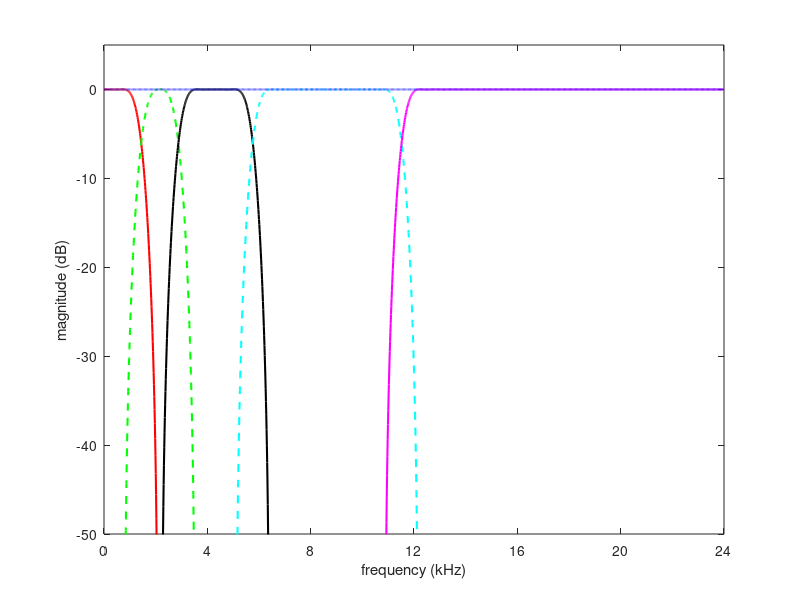
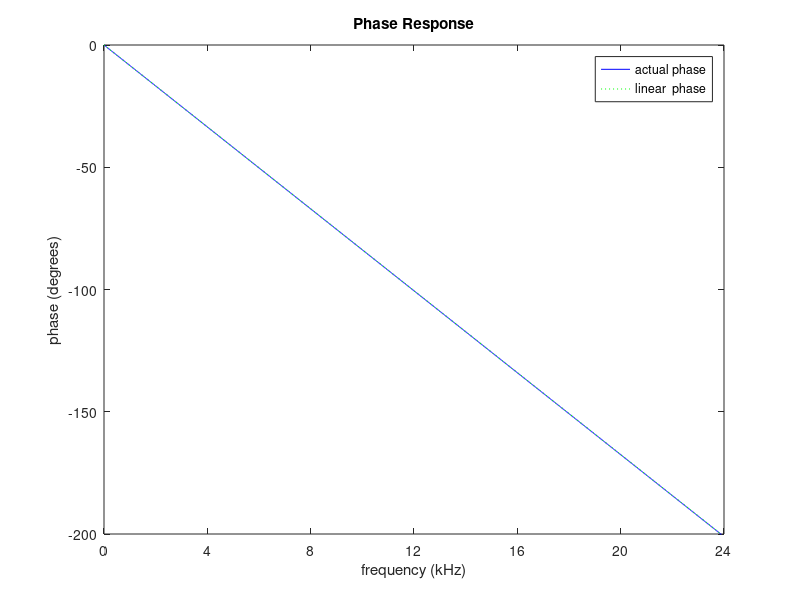
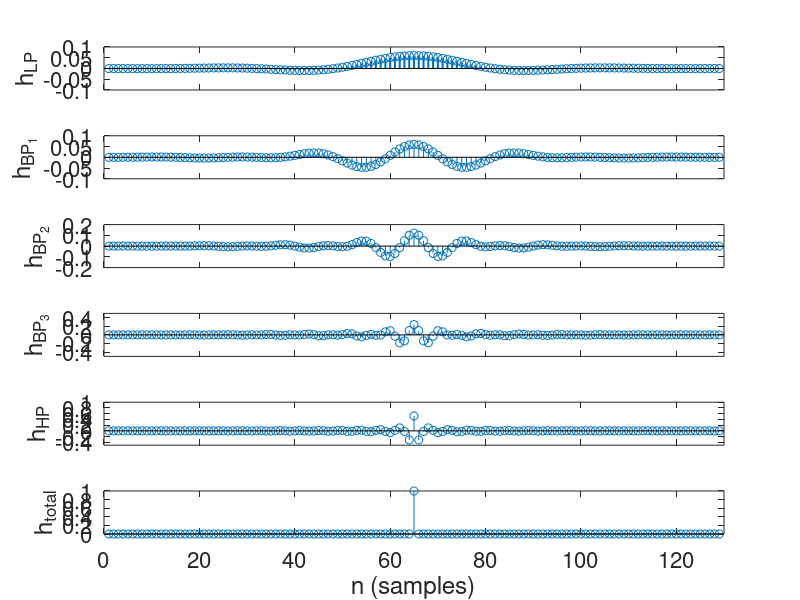
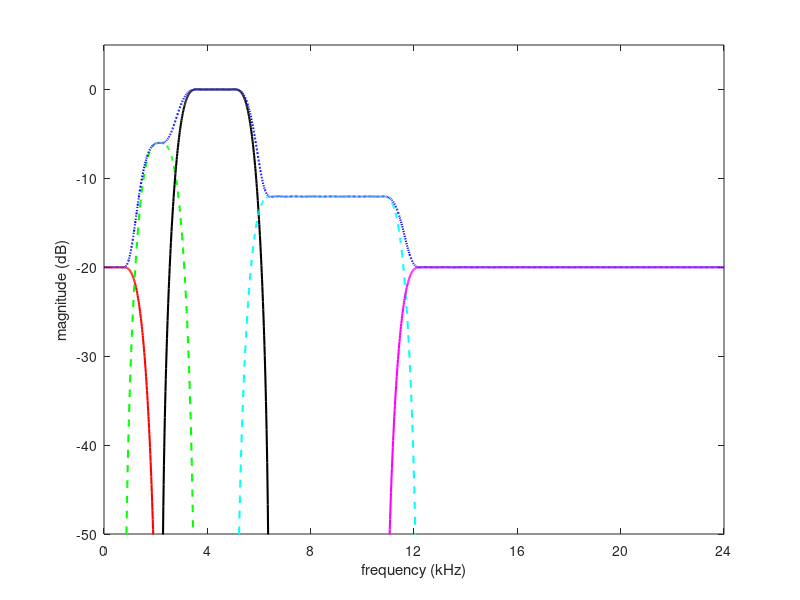

Write the MATLAB code that produced these figures, in order.
%//////////////////////////////////////////////////////////////////////
%/ Welch, Wright, & Morrow, 
%/ Real-time Digital Signal Processing, 2005
%/
%/ First iteration of a 5 band graphic equalizer
%/
%//////////////////////////////////////////////////////////////////////

% Simulation inputs
load('equalizer.mat')

myFontSize = 16;            % font size for the plot labels
A = [0.1 0.5 1.0 0.25 0.1]; % graphic equalizer scale factors
FsOver2 = 24000;            % Fs/2

% Calculated terms
[H_1,f] = freqz(filt1.tf.num, filt1.tf.den, 2048);
[H_2,f] = freqz(filt2.tf.num, filt2.tf.den, 2048);
[H_3,f] = freqz(filt3.tf.num, filt3.tf.den, 2048);
[H_4,f] = freqz(filt4.tf.num, filt4.tf.den, 2048);
[H_5,f] = freqz(filt5.tf.num, filt5.tf.den, 2048);

% Simulation outputs
figure(1)   % graphic equalizer's frequency response
set(gca, 'FontSize', myFontSize)
P1=plot(f*FsOver2/pi/1000,20*log10(abs(H_1)),'r');
set(P1, 'LineWidth', 1.5)
hold on;
P2=plot(f*FsOver2/pi/1000,20*log10(abs(H_2)),'g--');
set(P2, 'LineWidth', 1.5)
P3=plot(f*FsOver2/pi/1000,20*log10(abs(H_3)),'k');
set(P3, 'LineWidth', 1.5)
P4=plot(f*FsOver2/pi/1000,20*log10(abs(H_4)),'c--');
set(P4, 'LineWidth', 1.5)
P5=plot(f*FsOver2/pi/1000,20*log10(abs(H_5)),'m');
set(P5, 'LineWidth', 1.5)
P6=plot(f*FsOver2/pi/1000,20*log10(abs(H_1+H_2+H_3+H_4+H_5)),'b:');
set(P6, 'LineWidth', 1.5)
xlabel('frequency (kHz)')
ylabel('magnitude (dB)')
axis([0 FsOver2/1000 -50 5])
set(gca,'XTick', [0 4 8 12 16 20 24])
set(gca,'XTickLabel', [0 4 8 12 16 20 24]')
hold off;
% print -deps2 GrEqFreqRsp48

figure(2)
plot(f*FsOver2/pi/1000,unwrap(angle(H_1+H_2+H_3+H_4+H_5)),'b')
hold on;
plot([0 23997.55/1000],[0 -200.963],':g')
title('Phase Response')
xlabel('frequency (kHz)')
ylabel('phase (degrees)')
legend('actual phase','linear  phase')
axis([0 24 -200 0])
set(gca,'XTick', [0 4 8 12 16 20 24])
set(gca,'XTickLabel', [0 4 8 12 16 20 24]')
hold off;
% print -deps2 GrEqPhaseRsp48

figure(3)
set(gca, 'FontSize', myFontSize)
subplot(6,1,1)
P1 = stem(filt1.tf.num);
set(gca, 'FontSize', myFontSize)
set(P1, 'LineWidth', 1.5)
axis([0 130 -0.1 0.1])
set(gca,'XTickLabel', []')
ylabel('h_{LP}')

subplot(6,1,2)
stem(filt2.tf.num)
set(gca, 'FontSize', myFontSize)
set(P2, 'LineWidth', 1.5)
axis([0 130 -0.1 0.1])
set(gca,'XTickLabel', []')
ylabel('h_{BP_1}')

subplot(6,1,3)
stem(filt3.tf.num)
set(gca, 'FontSize', myFontSize)
set(P3, 'LineWidth', 1.5)
axis([0 130 -0.2 0.2])
set(gca,'XTickLabel', []')
ylabel('h_{BP_2}')

subplot(6,1,4)
stem(filt4.tf.num)
set(gca, 'FontSize', myFontSize)
set(P4, 'LineWidth', 1.5)
axis([0 130 -0.5 0.5])
set(gca,'XTickLabel', []')
ylabel('h_{BP_3}')

subplot(6,1,5)
stem(filt5.tf.num)
set(gca, 'FontSize', myFontSize)
set(P5, 'LineWidth', 1.5)
axis([0 130 -0.5 1.0])
set(gca,'XTickLabel', []')
ylabel('h_{HP}')

subplot(6,1,6)
stem(filt1.tf.num + filt2.tf.num + filt3.tf.num + filt4.tf.num + filt5.tf.num)
set(gca, 'FontSize', myFontSize)
set(P6, 'LineWidth', 1.5)
axis([0 130 0 1.0])
xlabel('n (samples)')
ylabel('h_{total}')
% print -deps2 ImpRspNoGain

figure(4)
set(gca, 'FontSize', myFontSize)
P1=plot(f*FsOver2/pi/1000,20*log10(A(1)*abs(H_1)),'r');
set(P1, 'LineWidth', 1.5)
hold on;
P2=plot(f*FsOver2/pi/1000,20*log10(A(2)*abs(H_2)),'g--');
set(P2, 'LineWidth', 1.5)
P3=plot(f*FsOver2/pi/1000,20*log10(A(3)*abs(H_3)),'k');
set(P3, 'LineWidth', 1.5)
P4=plot(f*FsOver2/pi/1000,20*log10(A(4)*abs(H_4)),'c--');
set(P4, 'LineWidth', 1.5)
P5=plot(f*FsOver2/pi/1000,20*log10(A(5)*abs(H_5)),'m');
set(P5, 'LineWidth', 1.5)
P6=plot(f*FsOver2/pi/1000,20*log10(abs(A(1)*H_1 + A(2)*H_2 + A(3)*H_3 + A(4)*H_4 + A(5)*H_5)),'b:');
set(P6, 'LineWidth', 1.5)
%title('Equalizer Response')
xlabel('frequency (kHz)')
ylabel('magnitude (dB)')
set(gca,'XTick', [0 4 8 12 16 20 24])
set(gca,'XTickLabel', [0 4 8 12 16 20 24]')
axis([0 FsOver2/1000 -50 5])
%legend('Band 1','Band 2','Band 3','Band 4','Band 5','sum',4)
hold off;
% print -deps2 GrEqPhaseRspWithGain48

figure(5)
set(gca, 'FontSize', myFontSize)
subplot(6,1,1)
P1 = stem(A(1)*filt1.tf.num);
set(gca, 'FontSize', myFontSize)
set(P1, 'LineWidth', 1.5)
axis([0 130 -0.1 0.1])
set(gca,'XTickLabel', []')
ylabel('0.1h_{LP}')

subplot(6,1,2)
stem(A(2)*filt2.tf.num)
set(gca, 'FontSize', myFontSize)
set(P2, 'LineWidth', 1.5)
axis([0 130 -0.1 0.1])
set(gca,'XTickLabel', []')
ylabel('0.5h_{BP_1}')

subplot(6,1,3)
stem(A(3)*filt3.tf.num)
set(gca, 'FontSize', myFontSize)
set(P3, 'LineWidth', 1.5)
axis([0 130 -0.2 0.2])
set(gca,'XTickLabel', []')
ylabel('h_{BP_2}')

subplot(6,1,4)
stem(A(4)*filt4.tf.num)
set(gca, 'FontSize', myFontSize)
set(P4, 'LineWidth', 1.5)
axis([0 130 -0.5 0.5])
set(gca,'XTickLabel', []')
ylabel('0.25h_{BP_3}')

subplot(6,1,5)
stem(A(5)*filt5.tf.num)
set(gca, 'FontSize', myFontSize)
set(P5, 'LineWidth', 1.5)
axis([0 130 -0.5 1.0])
set(gca,'XTickLabel', []')
ylabel('0.1h_{HP}')

subplot(6,1,6)
stem(A(1)*filt1.tf.num + A(2)*filt2.tf.num + A(3)*filt3.tf.num + A(4)*filt4.tf.num + A(5)*filt5.tf.num)
set(gca, 'FontSize', myFontSize)
set(P6, 'LineWidth', 1.5)
axis([0 130 -0.1 0.3])
xlabel('n (samples)')
ylabel('h_{total}')
% print -deps2 ImpRspWithGain

figure(6)
subplot(2,1,1)
stem(A(1)*filt1.tf.num + A(2)*filt2.tf.num + A(3)*filt3.tf.num + A(4)*filt4.tf.num + A(5)*filt5.tf.num)
set(gca, 'FontSize', myFontSize)
set(P6, 'LineWidth', 1.5)
axis([0 130 -0.1 0.3])
xlabel('n (samples)')
ylabel('h_{total}')

subplot(2,1,2)
P1=plot(f*FsOver2/pi/1000,20*log10(abs(A(1)*H_1 + A(2)*H_2 + A(3)*H_3 + A(4)*H_4 + A(5)*H_5)),'b');
set(gca, 'FontSize', myFontSize)
set(P1, 'LineWidth', 1.5)
xlabel('frequency (kHz)')
ylabel('magnitude (dB)')
axis([0 FsOver2/1000 -50 5])
set(gca,'XTick', [0 4 8 12 16 20 24])
set(gca,'XTickLabel', [0 4 8 12 16 20 24]')
hold off;
% print -deps2 GrEqImpRspAndFreqRspWithGain48
